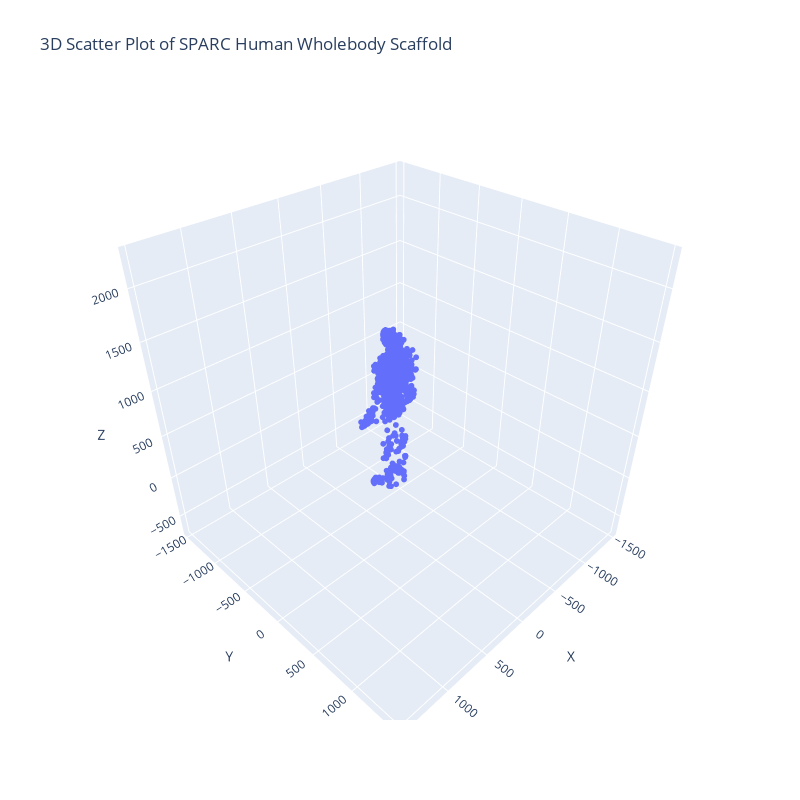

Source (notebook cell):
### Code cell
# Extract coordinate lists for plotting
x_vals = [node['x'] for node in group2]
y_vals = [node['y'] for node in group2]
z_vals = [node['z'] for node in group2]

# Compute a unified axis range using the min and max of all coordinate values
global_min = min(min(x_vals), min(y_vals), min(z_vals))
global_max = max(max(x_vals), max(y_vals), max(z_vals))
abs_max = max(abs(global_min), abs(global_max))
axis_range = [-abs_max, abs_max]

# Create a 3D scatter plot using Plotly
fig = go.Figure(data=[go.Scatter3d(
    x=x_vals,
    y=y_vals,
    z=z_vals,
    mode='markers',
    marker=dict(size=2)
)])
fig.update_layout(
    title='3D Scatter Plot of SPARC Human Wholebody Scaffold',
    scene=dict(
        xaxis=dict(title='X', range=axis_range),
        yaxis=dict(title='Y', range=axis_range),
        zaxis=dict(title='Z', range=[range + 800 for range in axis_range]),
        aspectmode='cube'  # Ensures equal scale for x, y, z axes
    ),
    width=800,   # Increase width as needed
    height=800   # Increase height as needed
)

fig.show()

### Figure 1 — Plotly figure (JSON) as saved in the notebook; plotly's stock layout.template omitted (floating-point values rounded to 4 significant figures; data arrays with more than 128 entries replaced by an {"elided": "..."} marker saying what was removed)
{"data": [{"marker": {"size": 2}, "mode": "markers", "type": "scatter3d", "x": {"elided": "2390 float values"}, "y": {"elided": "2390 float values"}, "z": {"elided": "2390 float values"}}], "layout": {"height": 800, "scene": {"aspectmode": "cube", "xaxis": {"range": [-1556.0, 1556.0], "title": {"text": "X"}}, "yaxis": {"range": [-1556.0, 1556.0], "title": {"text": "Y"}}, "zaxis": {"range": [-756.4, 2356.0], "title": {"text": "Z"}}}, "title": {"text": "3D Scatter Plot of SPARC Human Wholebody Scaffold"}, "width": 800}}
